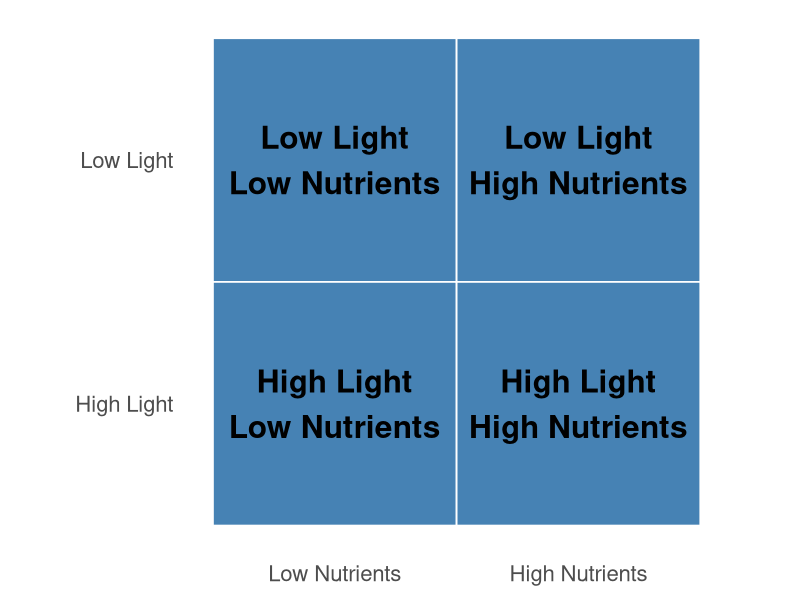
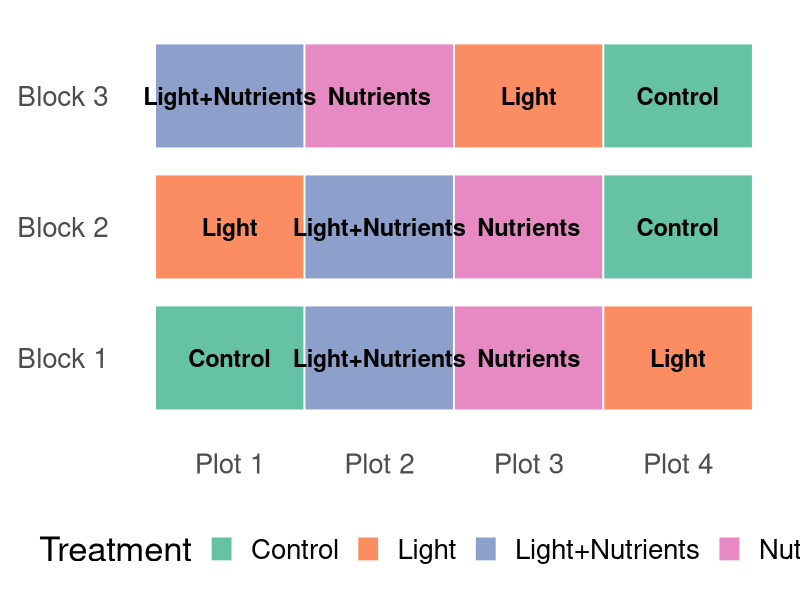
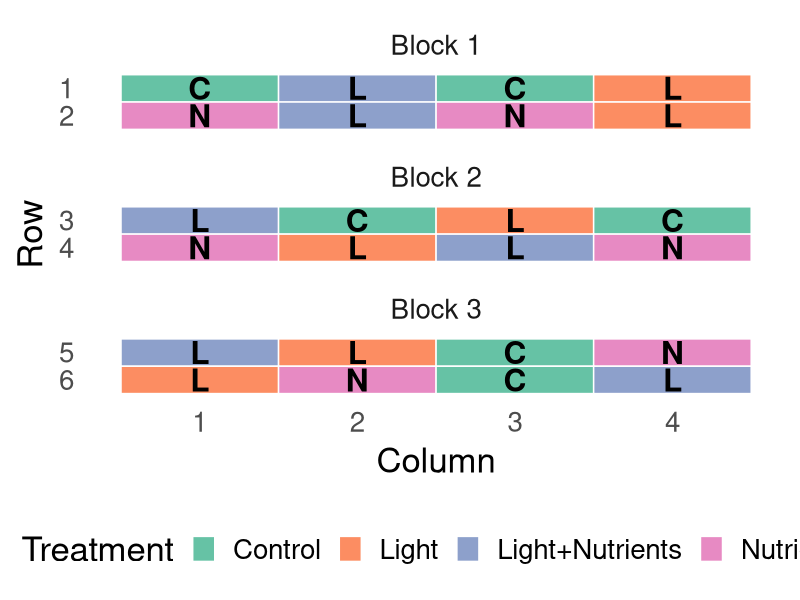

The R script that drew these images, in order:
## ---- chunk 1
#| label: fig-factorial
#| fig-cap: "2×2 factorial design schematic: Light × Nutrients."
#| fig-width: 10
#| fig-height: 6
#| echo: false
library(ggplot2)

# Data for a 2x2 factorial tile schematic
df_fact <- expand.grid(Light = c("Low Light","High Light"),
                       Nutrients = c("Low Nutrients","High Nutrients"))
df_fact$Treatment <- paste(df_fact$Light, df_fact$Nutrients, sep="\n")

# Plot
ggplot(df_fact, aes(x = Nutrients, y = Light)) +
  geom_tile(fill = "steelblue", color = "white", linewidth = 0.6) +
  geom_text(aes(label = Treatment), fontface = "bold", size = 8) +
  scale_y_discrete(limits = rev) +
  coord_equal() +
  labs(x = NULL, y = NULL) +
  theme_minimal(base_size = 20) +
  theme(panel.grid = element_blank(),
        axis.text.x = element_text(margin = margin(t = 6)),
        axis.text.y = element_text(margin = margin(r = 6)))
## ---- chunk 2
#| label: fig-blocking
#| fig-cap: "Randomized complete block design: each block contains all treatments."
#| fig-width: 10
#| fig-height: 6
#| echo: false
library(dplyr)
library(tidyr)
set.seed(42)

treatments <- c("Control","Light","Nutrients","Light+Nutrients")
blocks <- paste("Block", 1:3)

# Create a layout with randomized treatment order within each block
df_block <- expand.grid(Block = blocks, Plot = 1:length(treatments)) %>%
  group_by(Block) %>%
  mutate(Treatment = sample(treatments, size = n(), replace = FALSE)) %>%
  # mutate(Treatment = treatments) %>%
  ungroup() %>%
  mutate(Block = factor(Block, levels = blocks),
         PlotPos = Plot)

# Plot as rows = blocks, columns = plots
ggplot(df_block, aes(x = PlotPos, y = Block, fill = Treatment, label = Treatment)) +
  geom_tile(color = "white", linewidth = 0.6, height = 0.8) +
  geom_text(size = 6, fontface = "bold", color = "black") +
  scale_x_continuous(breaks = 1:4, labels = paste("Plot", 1:4)) +
  scale_fill_brewer(palette = "Set2") +
  labs(x = NULL, y = NULL) +
  theme_minimal(base_size = 25) +
  theme(panel.grid = element_blank(),
        legend.position = "bottom",
        axis.text.x = element_text(margin = margin(t = 6)),
        axis.text.y = element_text(margin = margin(r = 6)))
## ---- chunk 3
#| label: fig-randomization
#| fig-cap: "Randomized assignment of treatments on a field grid (within blocks)."
#| fig-width: 10
#| fig-height: 10
#| echo: false
library(dplyr)
library(ggplot2)
set.seed(123)

# Grid layout (e.g., 4 columns × 6 rows), with 3 horizontal blocks
n_cols <- 4
n_rows <- 6
treats <- c("Control","Light","Nutrients","Light+Nutrients")

grid <- expand.grid(col = 1:n_cols, row = 1:n_rows) %>%
  mutate(Block = cut(row, breaks = c(0,2,4,6), labels = c("Block 1","Block 2","Block 3")))

# Randomize treatments within each block with near-equal counts
assign_block <- function(n, levels) {
  rep_len(sample(levels), n) |> sample(n)  # shuffle
}

df_rand <- grid %>%
  group_by(Block) %>%
  mutate(Treatment = assign_block(n(), treats)) %>%
  ungroup()

# Plot grid with block facets (or block borders)
ggplot(df_rand, aes(x = col, y = row, fill = Treatment, label = substr(Treatment,1,1))) +
  geom_tile(color = "white", linewidth = 0.5) +
  geom_text(size = 8, fontface = "bold", color = "black") +
  scale_y_reverse(breaks = 1:n_rows) +
  scale_x_continuous(breaks = 1:n_cols) +
  scale_fill_brewer(palette = "Set2") +
  labs(x = "Column", y = "Row") +
  theme_minimal(base_size = 25) +
  theme(panel.grid = element_blank(),
        legend.position = "bottom") +
  facet_wrap(~ Block, ncol = 1, scales = "free_y")
## ---- chunk 4
library(pwr)

# Tamaño del efecto a partir de diferencia de medias y DE
d <- 20 / 25   # = 0.8

# Análisis de poder para prueba t de dos muestras
pwr.t.test(d = d, power = 0.8, sig.level = 0.05,
           type = "two.sample")
## ---- chunk 5
# Tamaño del efecto a partir de diferencia de medias y DE
d <- 20 / 25   # = 0.8

# Análisis de poder para prueba t de dos muestras
pwr.t.test(d = d, power = 0.8, sig.level = 0.05,
           type = "two.sample")
